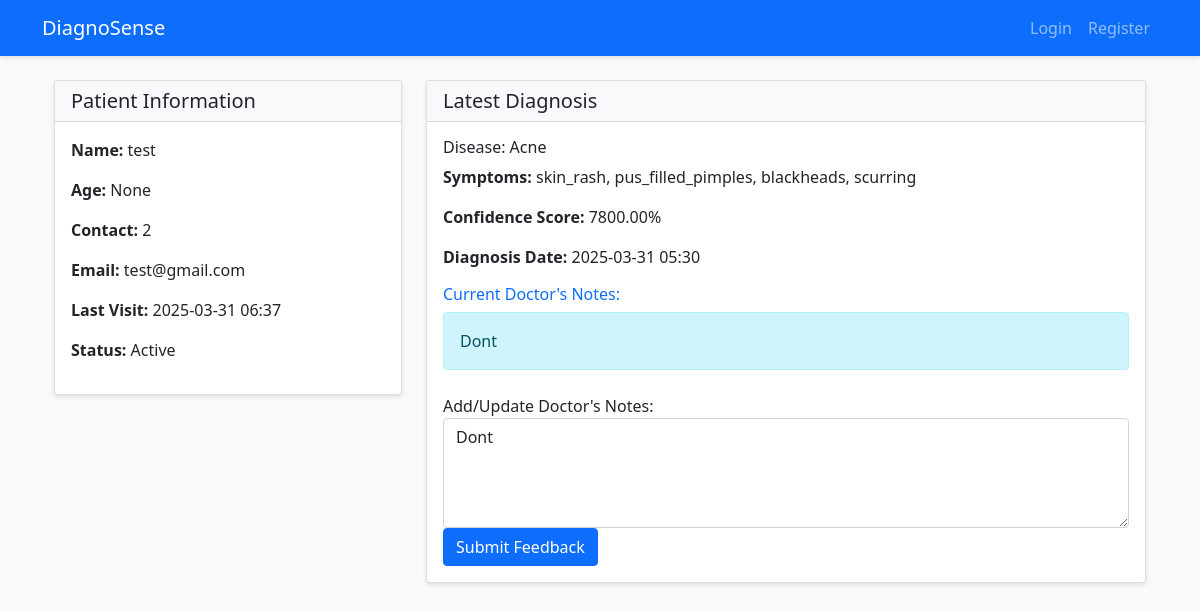
Page /doctor/patient/1 (signed in) on the earlier database version.
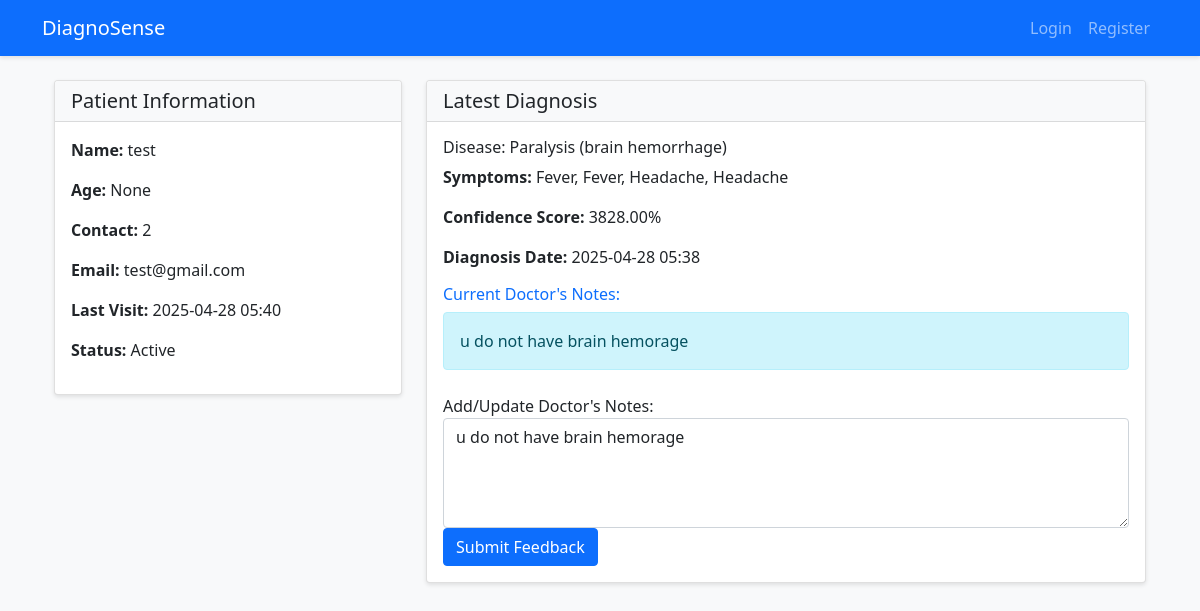
Same page on the later database version.
### app.py (models this page shows)
class Patient(db.Model):
    id = db.Column(db.Integer, primary_key=True)
    user_id = db.Column(db.Integer, db.ForeignKey('user.id'), nullable=False)
    doctor_id = db.Column(db.Integer, db.ForeignKey('user.id'))
    name = db.Column(db.String(100), nullable=False)
    age = db.Column(db.Integer)
    contact = db.Column(db.String(20))
    email = db.Column(db.String(120))
    last_visit = db.Column(db.DateTime, default=datetime.utcnow)
    status = db.Column(db.String(20), default='Active')
    diagnosis = db.Column(db.Text)

class DiseaseHistory(db.Model):
    id = db.Column(db.Integer, primary_key=True)
    patient_id = db.Column(db.Integer, db.ForeignKey('user.id'), nullable=False)
    disease = db.Column(db.String(100), nullable=False)
    symptoms = db.Column(db.Text, nullable=False)
    diagnosis_date = db.Column(db.DateTime, default=datetime.utcnow)
    doctor_notes = db.Column(db.Text)
    doctor_id = db.Column(db.Integer, db.ForeignKey('user.id'))
    confidence = db.Column(db.Float)

### app.py (the view)
@app.route('/doctor/patient/<int:patient_id>')
@login_required
def view_patient(patient_id):
    if current_user.role != 'doctor':
        return redirect(url_for('dashboard'))
    patient = Patient.query.get_or_404(patient_id)
    if patient.doctor_id != current_user.id:
        return redirect(url_for('dashboard'))
    latest_diagnosis = DiseaseHistory.query.filter_by(
        patient_id=patient.user_id
    ).order_by(DiseaseHistory.diagnosis_date.desc()).first()
    return render_template('view_patient.html',
                         patient=patient,
                         latest_diagnosis=latest_diagnosis)

### app.py (called while the page is built)
@login_manager.user_loader
def load_user(user_id):
    return User.query.get(int(user_id))

### templates/view_patient.html (shortened to what this page needs)
{% extends "base.html" %}
{% block content %}
<div class="container mt-4">
    <div class="row">
        <div class="col-md-4 mb-4">
            <div class="card">
                <div class="card-header">
                    <h5 class="mb-0">Patient Information</h5>
                </div>
                <div class="card-body">
                    <p><strong>Name:</strong> {{ patient.name }}</p>
                    <p><strong>Age:</strong> {{ patient.age }}</p>
                    <p><strong>Contact:</strong> {{ patient.contact }}</p>
                    <p><strong>Email:</strong> {{ patient.email }}</p>
                    <p><strong>Last Visit:</strong> {{ patient.last_visit.strftime('%Y-%m-%d %H:%M') }}</p>
                    <p><strong>Status:</strong> {{ patient.status }}</p>
                </div>
            </div>
        </div>
        <div class="col-md-8 mb-4">
            <div class="card">
                <div class="card-header">
                    <h5 class="mb-0">Latest Diagnosis</h5>
                </div>
                <div class="card-body">
                    {% if latest_diagnosis %}
                    <div class="mb-4">
                        <h6>Disease: {{ latest_diagnosis.disease }}</h6>
                        <p><strong>Symptoms:</strong> {{ latest_diagnosis.symptoms }}</p>
                        <p><strong>Confidence Score:</strong> {{ "%.2f"|format(latest_diagnosis.confidence * 100) }}%</p>
                        <p><strong>Diagnosis Date:</strong> {{ latest_diagnosis.diagnosis_date.strftime('%Y-%m-%d %H:%M') }}</p>
                        {% if latest_diagnosis.doctor_notes %}
                        <div class="mt-3">
                            <h6 class="text-primary">Current Doctor's Notes:</h6>
                            <div class="alert alert-info">
                                {{ latest_diagnosis.doctor_notes }}
                            </div>
                        </div>
                        {% endif %}
                    </div>
                    <form id="feedbackForm" class="mt-4" method="POST" action="{{ url_for('add_diagnosis_feedback') }}">
                        <div class="form-group">
                            <label for="doctor_notes">Add/Update Doctor's Notes:</label>
                            <textarea class="form-control" id="doctor_notes" name="doctor_notes" rows="4" required>{{ latest_diagnosis.doctor_notes or '' }}</textarea>
                        </div>
                        <button type="submit" class="btn btn-primary">Submit Feedback</button>
                    </form>
                    {% else %}
                    <p>No diagnosis available for this patient.</p>
                    {% endif %}
                </div>
            </div>
        </div>
    </div>
</div>
{% endblock %}

Differences in the rows shown:
no longer on this page (row unchanged): DiseaseHistory: disease "Acne", symptoms "skin_rash, pus_filled_pimples, blackheads, scurring", latest_diagnosis.confidence*100 "7800.00", diagnosis_date "2025-03-31 05:30", doctor_notes "Dont"
changed Patient "test": last_visit "2025-03-31 06:37" → "2025-04-28 05:40"
added DiseaseHistory: disease "Paralysis (brain hemorrhage)", symptoms "Fever, Fever, Headache, Headache", latest_diagnosis.confidence*100 "3828.00", diagnosis_date "2025-04-28 05:38", doctor_notes "u do not have brain hemorage"
